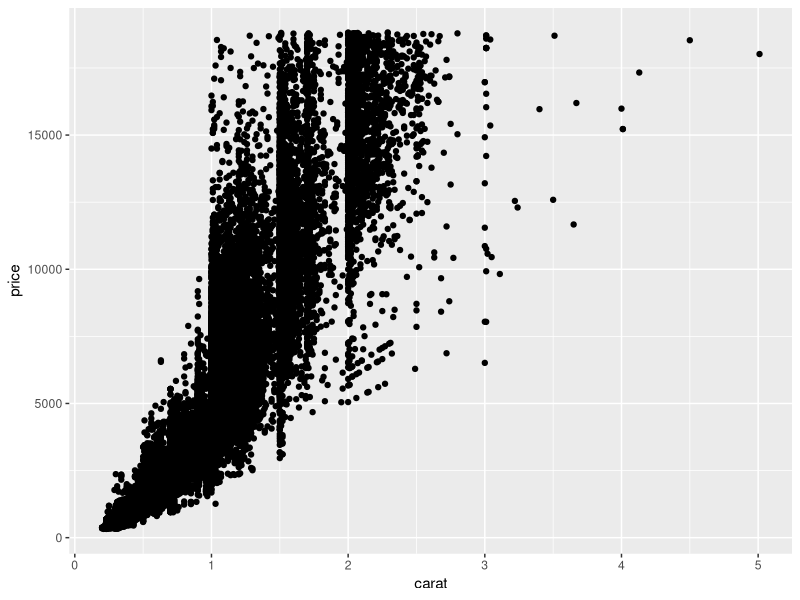
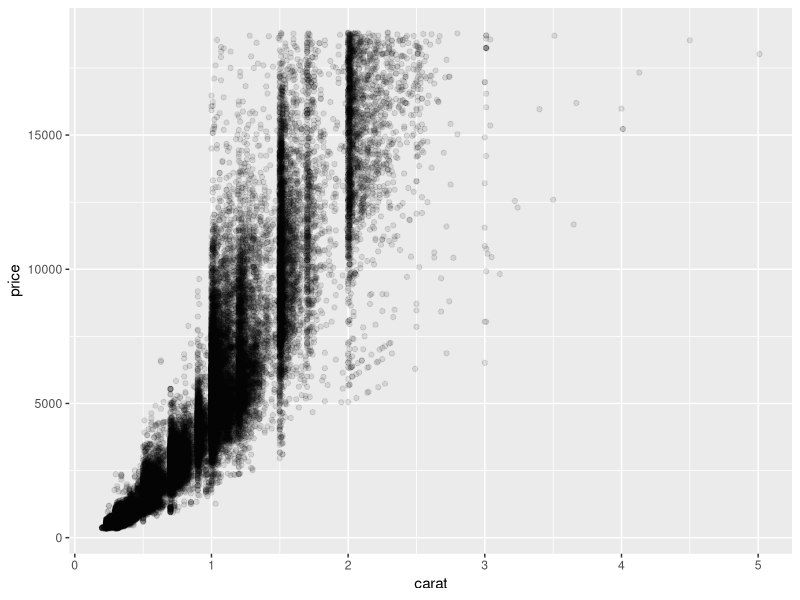
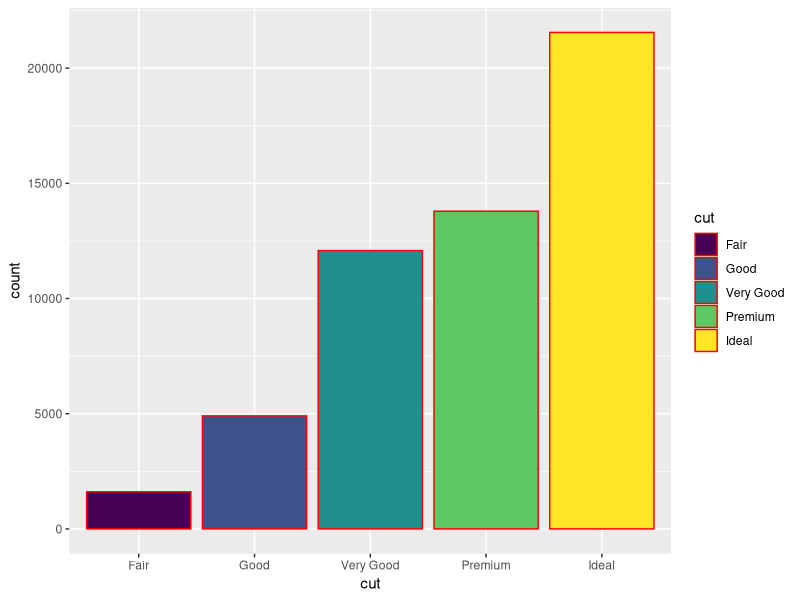
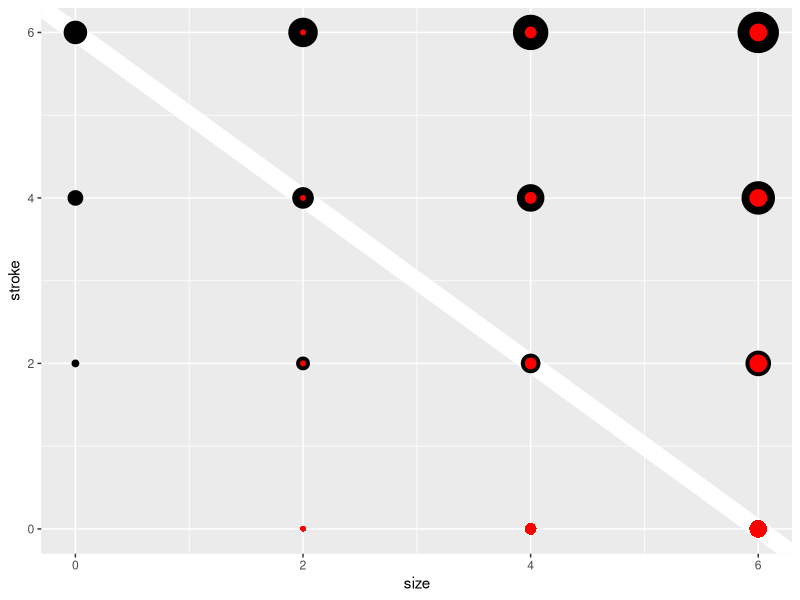
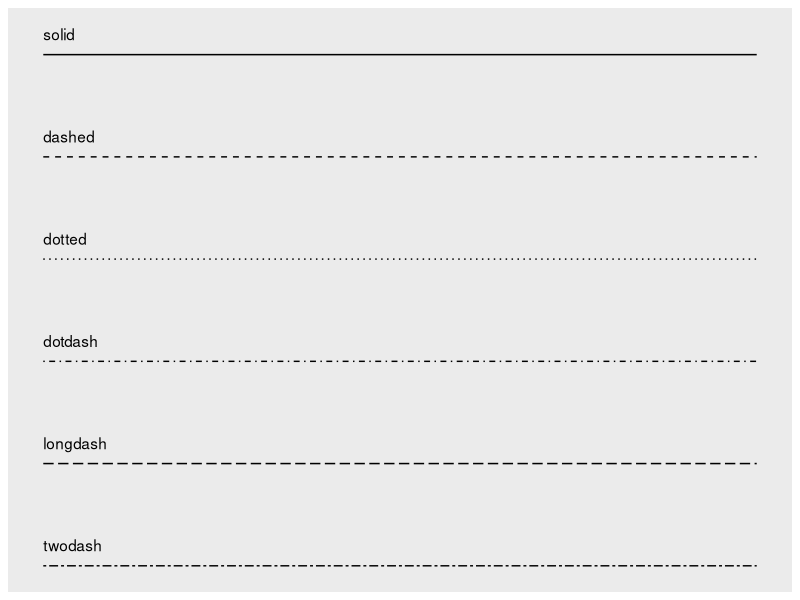
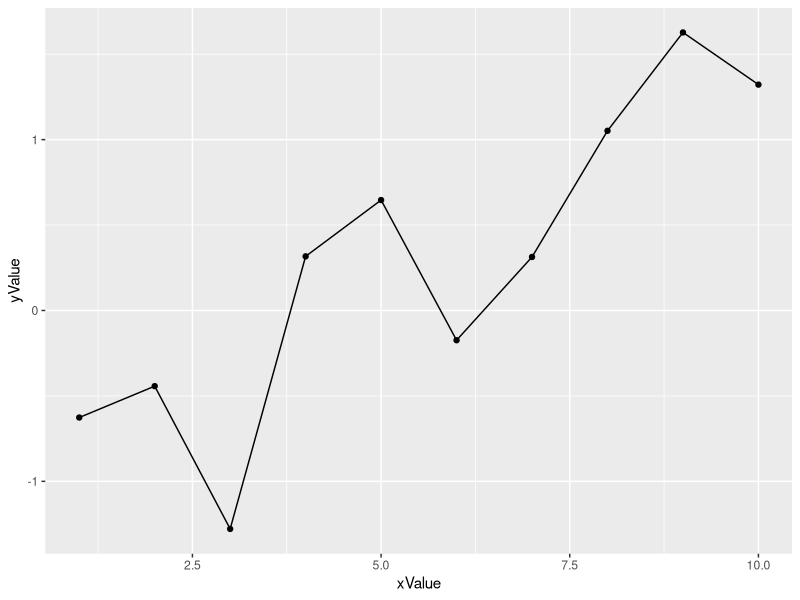
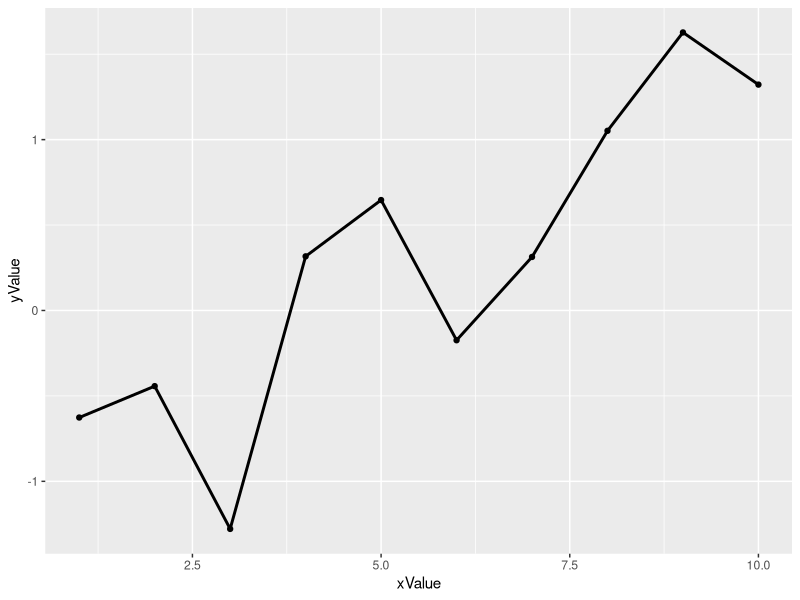
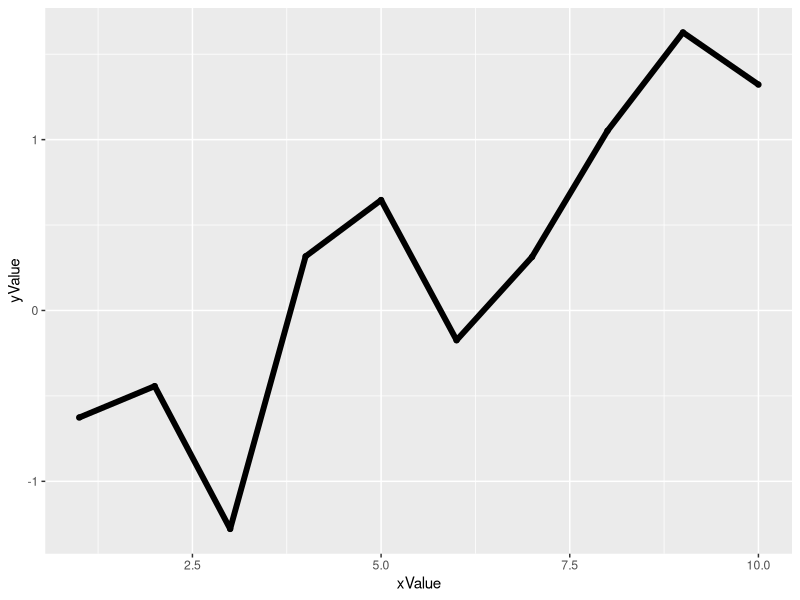

The R script that drew these images, in order:
## ---- chunk 1
#| echo: false
#| message: false
#| warning: false

library(tidyverse)
## ---- chunk 2
ggplot() + 
  geom_point(data = diamonds, 
             mapping = aes(x = carat, 
                           y = price))
## ---- chunk 3
ggplot() + 
  geom_point(data = diamonds, 
             mapping = aes(x = carat, 
                           y = price), 
             alpha = .1) # set transparency
## ---- chunk 4
ggplot() + 
  geom_bar(data = diamonds, 
           mapping = aes(x = cut, 
                         fill = cut), # set color within the bar polygon
           color = "red") # set color of lines of the bar polygon
## ---- chunk 5
#| echo: false  

sizes <- expand_grid(size = (0:3) * 2, stroke = (0:3) * 2)

ggplot(sizes, aes(size, 
                  stroke, 
                  size = size,
                  stroke = stroke)) + 
  geom_abline(slope = -1, 
              intercept = 6, 
              colour = "white", 
              linewidth = 6) + 
  geom_point(shape = 21, fill = "red") + 
  scale_size_identity()
## ---- chunk 6
#| echo: false  

lty <- c("solid", 
         "dashed", 
         "dotted", 
         "dotdash", 
         "longdash", 
         "twodash")

linetypes <- data.frame(
  y = seq_along(lty), 
  lty = lty
)  

ggplot(linetypes, aes(0, y)) + 
  geom_segment(aes(xend = 5, yend = y, linetype = lty)) + 
  scale_linetype_identity() + 
  geom_text(aes(label = lty), hjust = 0, nudge_y = 0.2) + 
  scale_x_continuous(NULL, breaks = NULL) + 
  scale_y_reverse(NULL, breaks = NULL)
## ---- chunk 7
#| echo: false
set.seed(1)  

xValue <- 1:10
yValue <- cumsum(rnorm(10)) 
my_data <- data.frame(xValue, yValue)
## ---- chunk 8

# Plot
ggplot(data = my_data, aes(x = xValue, y = yValue)) + 
  geom_point() + 
  geom_line()
## ---- chunk 9

# Plot
ggplot(data = my_data, aes(x=xValue, y=yValue)) + 
  geom_point() + 
  geom_line(linewidth = 1)
## ---- chunk 10

# Plot
ggplot(data = my_data, aes(x=xValue, y=yValue)) + 
  geom_point() + 
  geom_line(linewidth = 2)
## ---- chunk 11

tibble(nlme::Oxboys)

## ---- chunk 12

ggplot(nlme::Oxboys, mapping = aes(age, height)) + 
  geom_line()

## ---- chunk 13
ggplot(nlme::Oxboys, mapping = aes(age, height, color = Subject)) + 
  geom_line()
## ---- chunk 14
ggplot(nlme::Oxboys, 
       mapping = aes(age, height, group = Subject)) + 
  geom_line()
